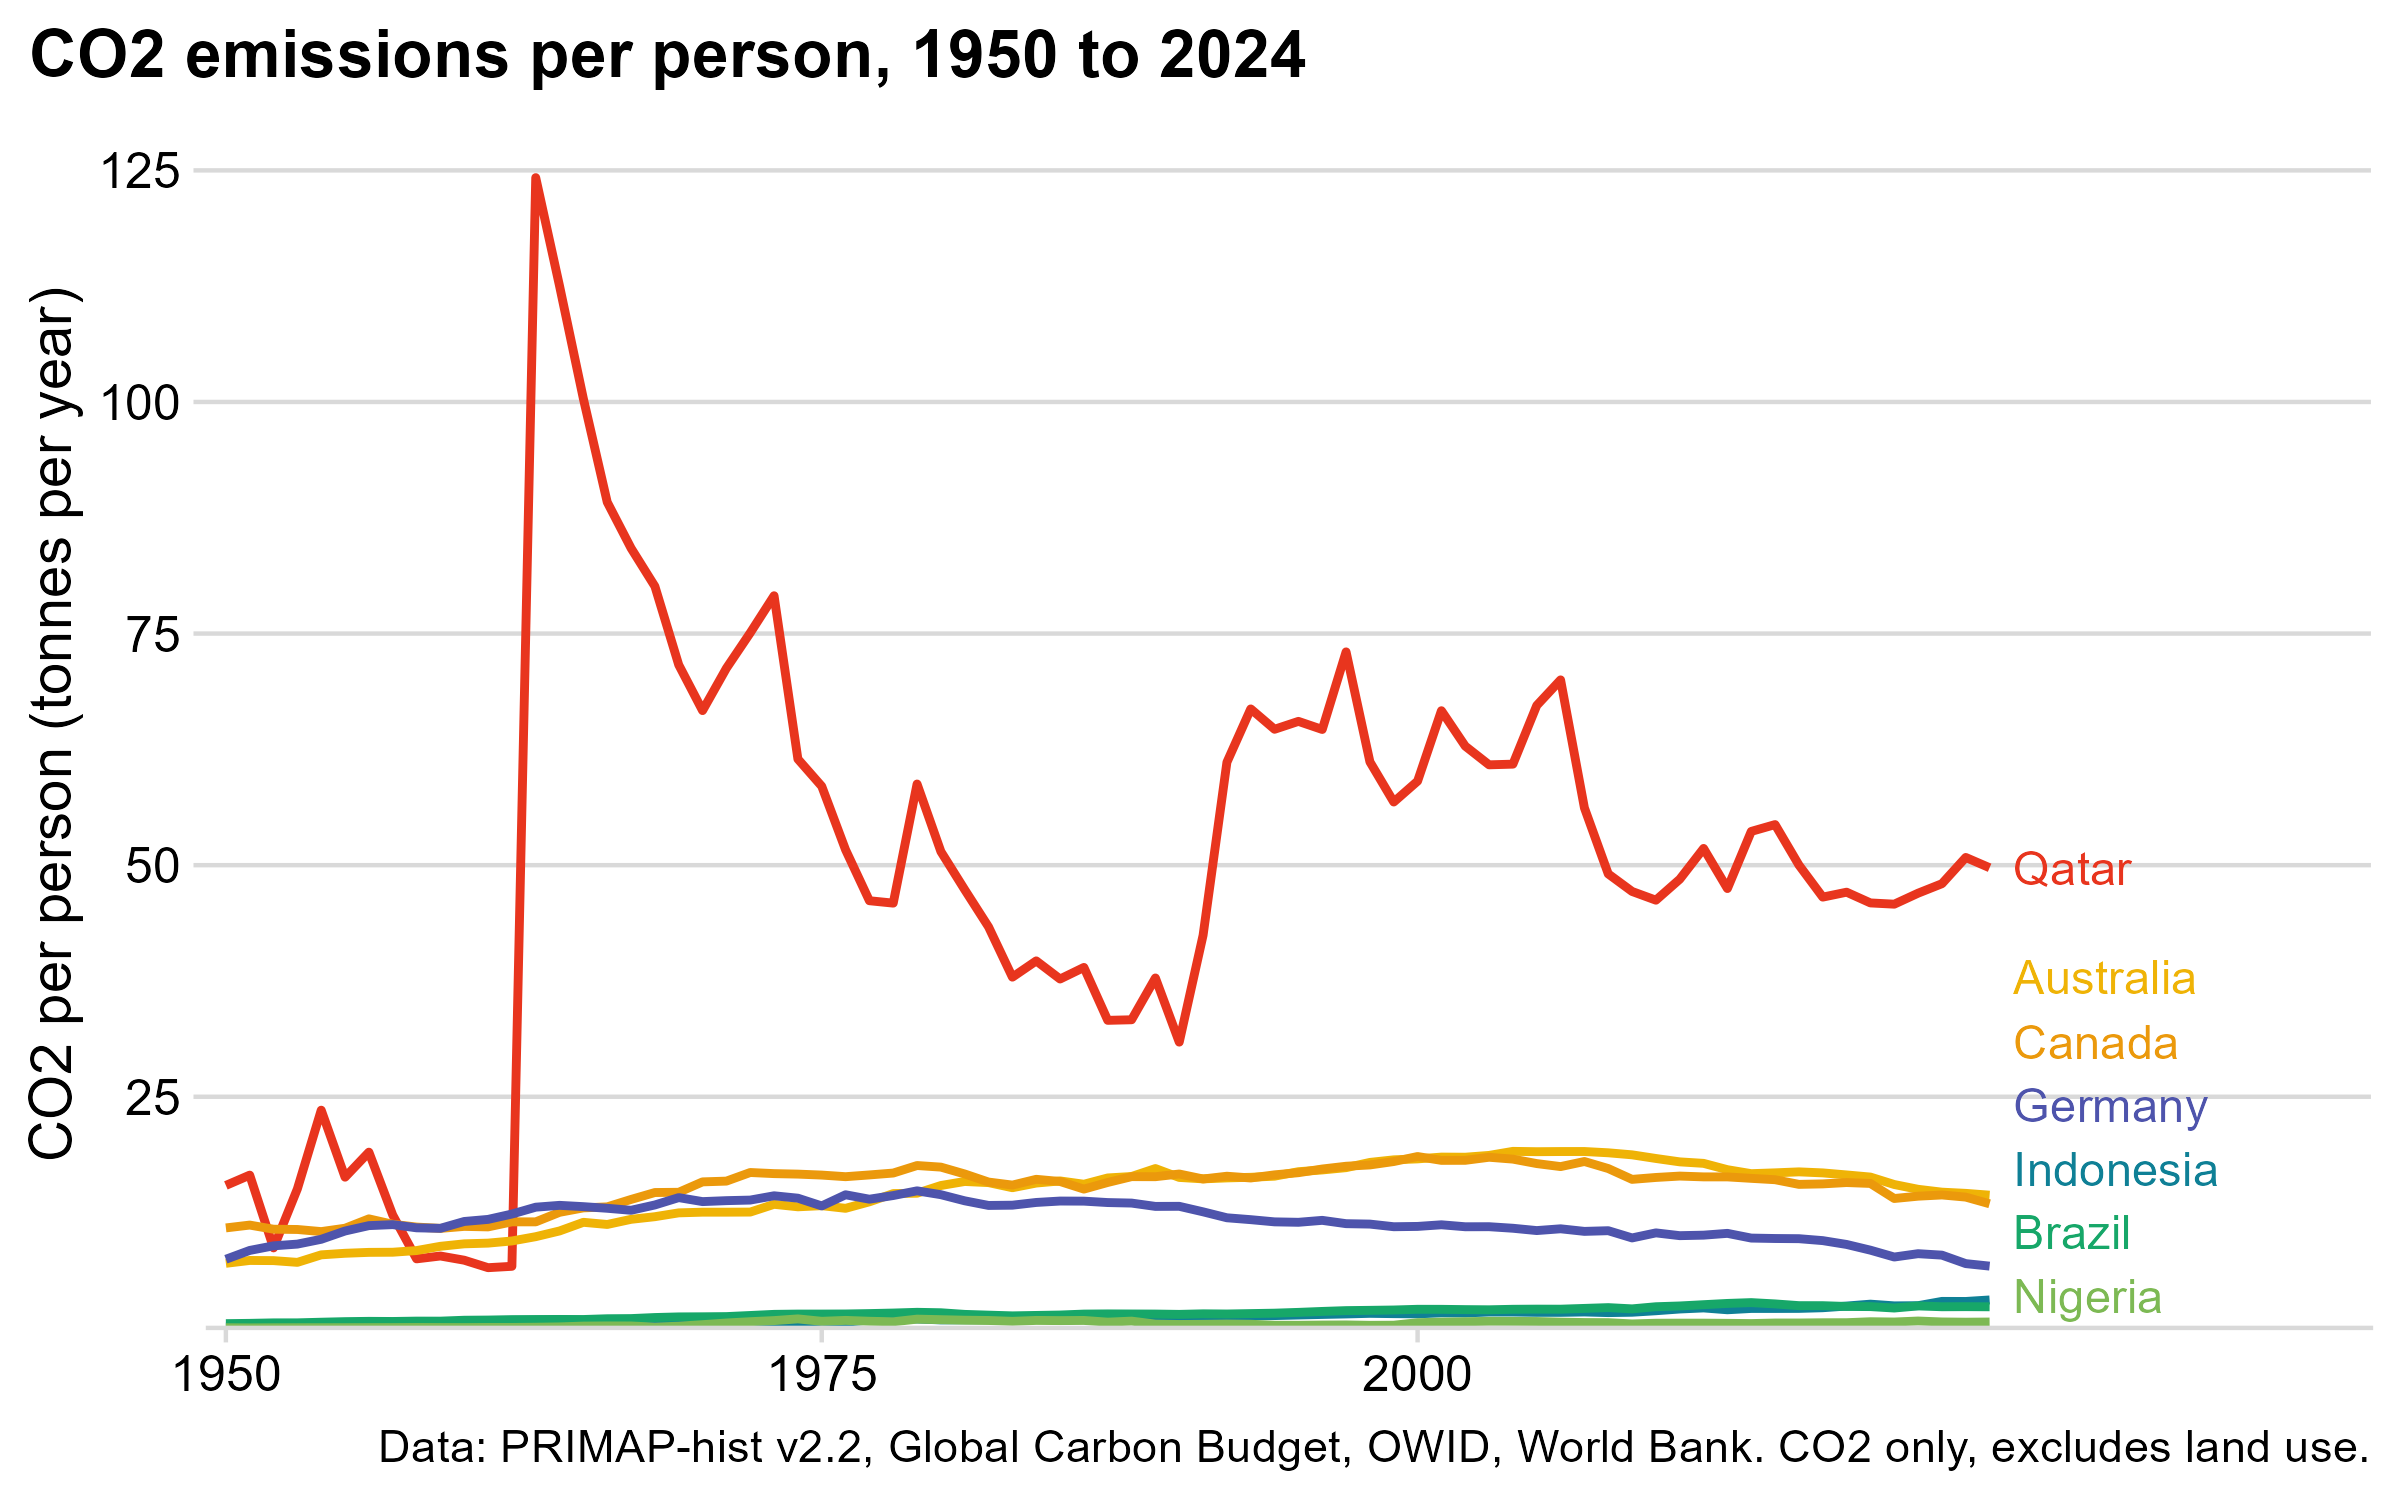

Write the R code that produced this figure.
# Per capita CO2 for Qatar, Australia, Germany, Brazil, Indonesia, Canada, Nigeria.
#
# Line chart of the real yearly values, 1950 to 2024 (population data before 1950 is sparser and less reliable).
# Per capita column (co2_per_capita, tonnes of CO2 per person) from the master table; nothing is smoothed.
# Data: data/emissions_country_year.csv
# Run from the project root:  Rscript charts/c_leaders_over_time/02_per_capita_featured.r
# Saves: charts/c_leaders_over_time/02_per_capita_featured.png (static) and charts/c_leaders_over_time/02_per_capita_featured.html (interactive)
#
# Step 1: static ggplot (my-dataviz house style), saved as a PNG.
# Step 2: interactive echarts4r version of the same chart, saved as standalone HTML.
#         Hover shows each country's value for the year; a year slider under the chart narrows the range.

library(tidyverse)
library(cowplot)
library(ltc)
library(ggrepel)
source("charts/a_generations/echarts_helpers.r")   # loads echarts4r and htmlwidgets; save_echart()

font     <- "sans"
caption  <- "Data: PRIMAP-hist v2.2, Global Carbon Budget, OWID, World Bank. CO2 only, excludes land use."
hat      <- as.vector(ltc("hat"))
featured <- c("Qatar", "Australia", "Canada", "Germany", "Indonesia", "Brazil", "Nigeria")   # highest to lowest in 2024
countryColors <- setNames(hat[c(3, 1, 2, 6, 7, 9, 8)], featured)
START <- 1950

d <- read_csv("data/emissions_country_year.csv", show_col_types = FALSE) |>
  filter(country %in% featured, year >= START) |>
  transmute(country = factor(country, levels = featured), year, t = co2_per_capita)
last_year <- max(d$year)

# ---- Step 1: static ggplot ----
ends <- filter(d, year == last_year)

p <- ggplot(d, aes(year, t, color = country)) +
  geom_line(linewidth = 1) +
  geom_text_repel(data = ends, aes(label = country), hjust = 0, direction = "y", nudge_x = 1,
                  size = 4, family = font, segment.color = NA) +
  scale_color_manual(values = countryColors) +
  scale_x_continuous(breaks = seq(1950, 2000, 25), expand = expansion(mult = c(0.01, 0.2))) +
  scale_y_continuous(expand = expansion(mult = c(0, 0.05))) +
  labs(x = NULL, y = "CO2 per person (tonnes per year)",
       title = paste0("CO2 emissions per person, ", START, " to ", last_year),
       caption = caption) +
  theme_minimal_hgrid(font_family = font) +
  theme(legend.position = "none",
        plot.title.position = "plot",
        plot.caption.position = "plot",
        panel.background = element_rect(fill = "white", color = NA),
        plot.background = element_rect(fill = "white", color = NA))

ggsave("charts/c_leaders_over_time/02_per_capita_featured.png", p, width = 8, height = 5, dpi = 300)

# ---- Step 2: interactive echarts4r ----
wide <- d |> mutate(t = round(t, 2)) |> pivot_wider(names_from = country, values_from = t)

e <- wide |>
  e_charts(year)
for (cn in featured) {
  e <- e_line_(e, cn, symbol = "none", lineStyle = list(width = 3),
               endLabel = list(show = TRUE, formatter = "{a}", fontSize = 14),
               labelLayout = list(moveOverlap = "shiftY"))
}
e <- e |>
  e_color(unname(countryColors)) |>
  e_x_axis(type = "value", min = START, max = last_year, splitLine = list(show = FALSE),
           axisLabel = list(formatter = JS("function(v) { return String(v); }"), showMaxLabel = FALSE), interval = 10) |>
  e_y_axis(name = "CO2 per person (tonnes per year)", nameLocation = "middle", nameGap = 45, min = 0) |>
  e_datazoom(type = "slider", x_index = 0, toolbox = FALSE, bottom = 30) |>
  e_tooltip(trigger = "axis") |>
  e_legend(show = FALSE) |>
  e_toolbox(show = FALSE) |>
  e_title(paste0("CO2 emissions per person, ", START, " to ", last_year), left = 0) |>
  e_grid(top = 80, right = 120, bottom = 100, left = 70)
e$x$opts$graphic <- list(type = "text", left = 0, bottom = 6,
                         style = list(text = caption, fill = "#888", fontSize = 11))

save_echart(e, "charts/c_leaders_over_time/02_per_capita_featured.html")
